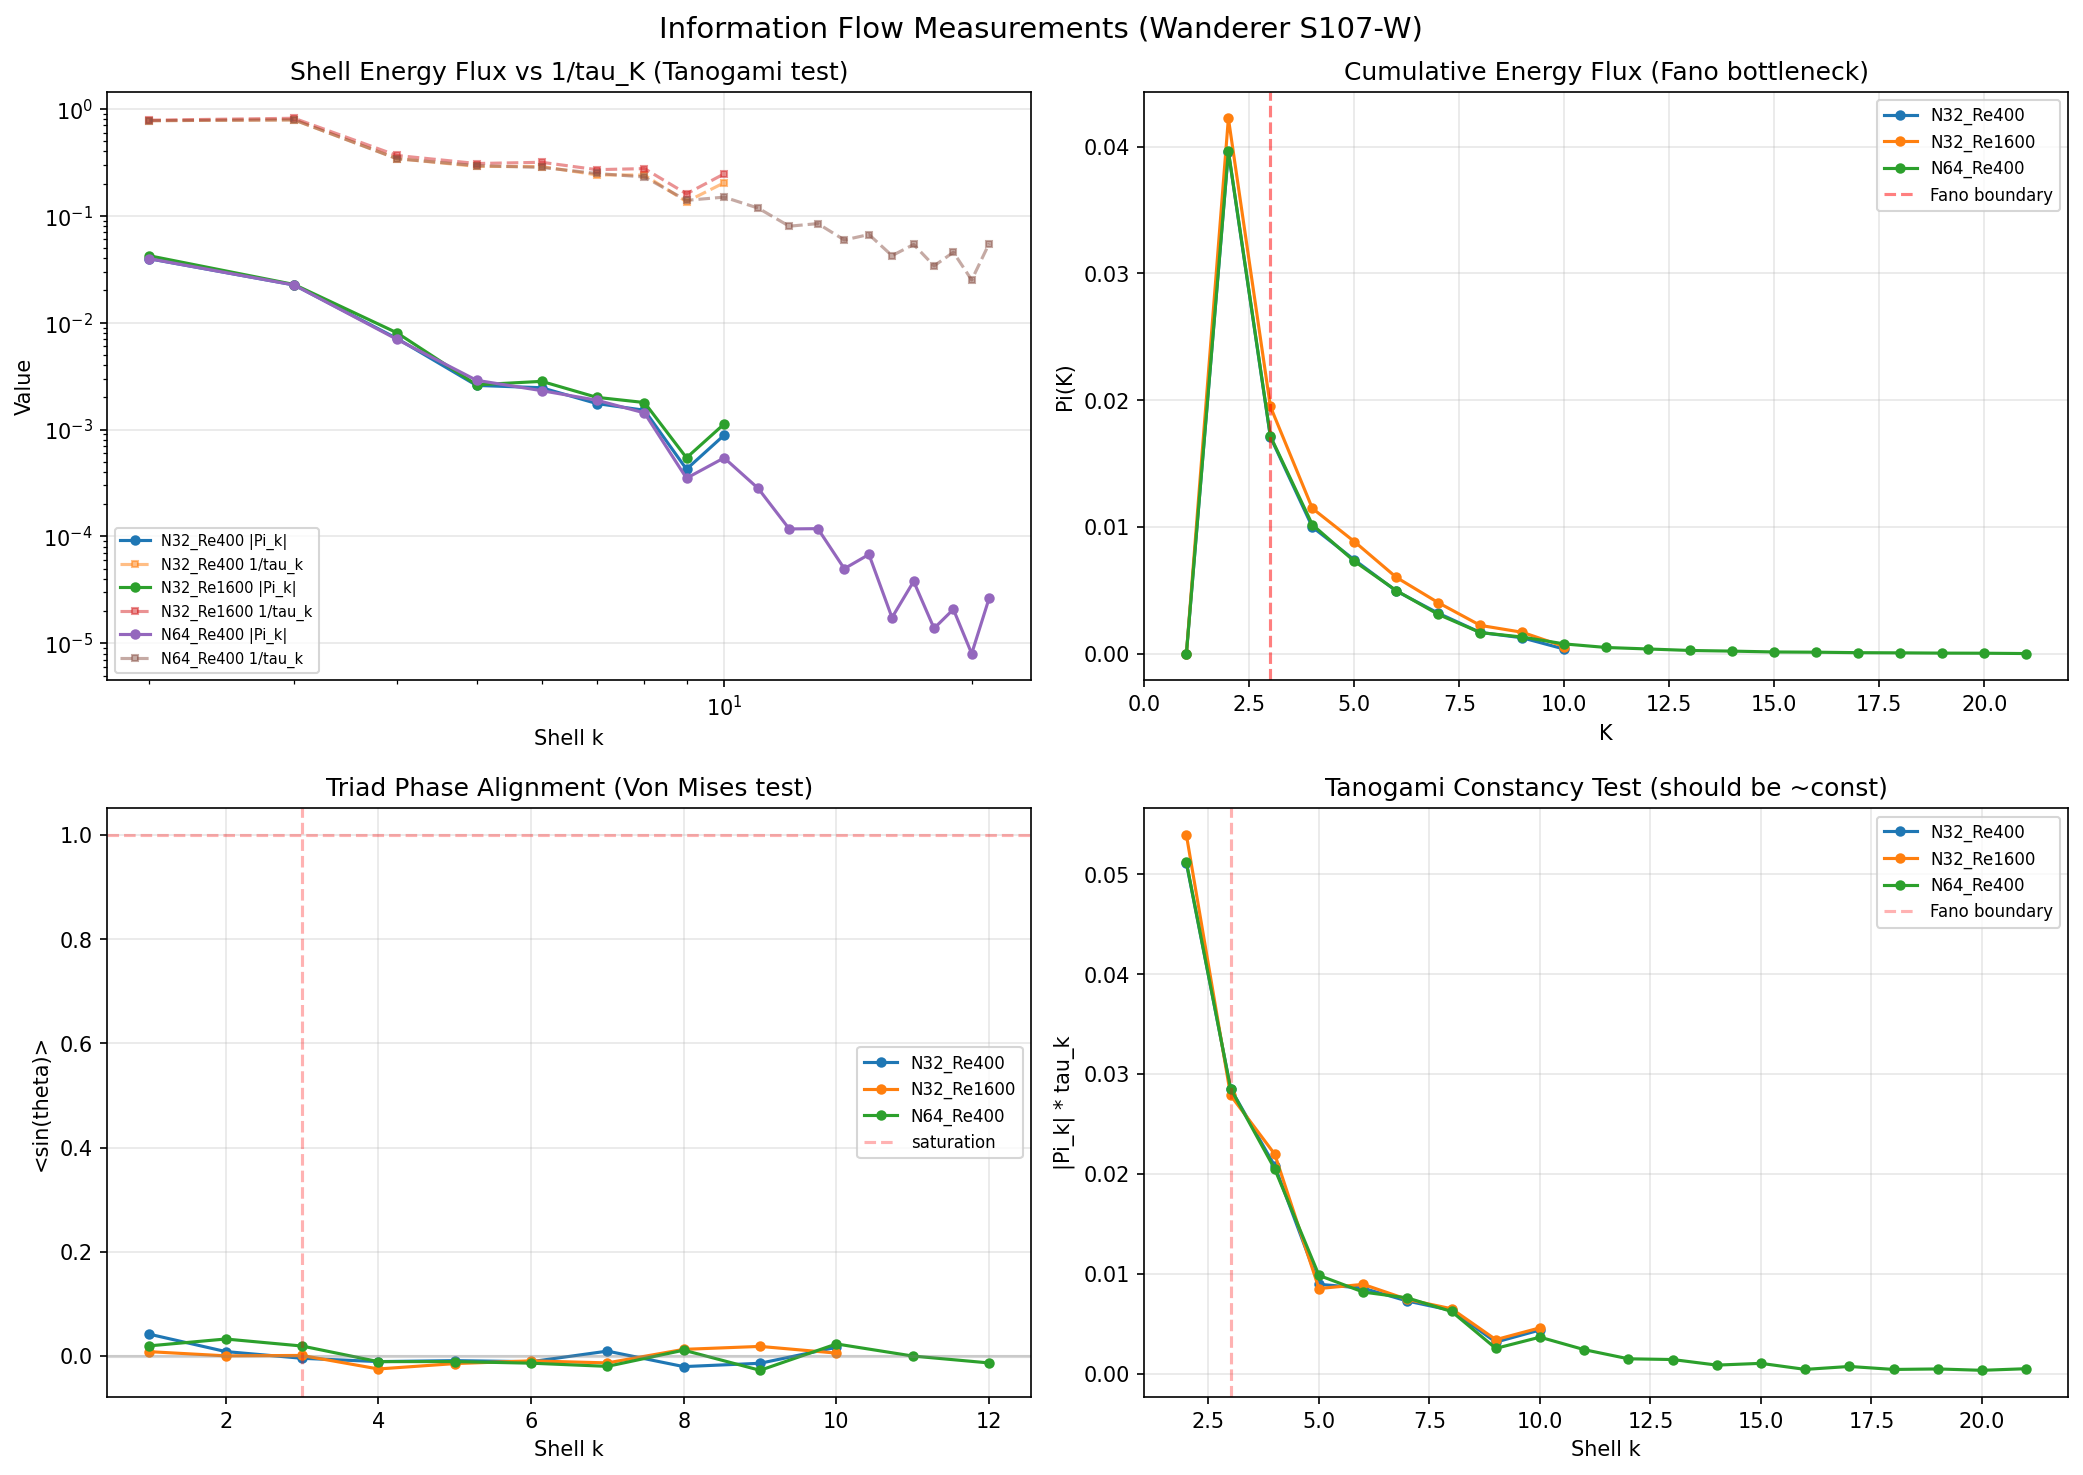

Recreate this plot in Python.
"""
WANDERER S107-W: Three Information-Theoretic Measurements
=========================================================
1. Energy flux Pi_K (proxy for I_K) — does it scale as 1/tau_K?
2. Fano bottleneck — is k<=3 anomalously LOW in information transfer?
3. <sin(theta)> across shells — Von Mises prediction test

Based on Tanogami & Araki 2025 (arXiv:2408.03635):
  I_K = sigma_dot_K (information flow = phase-space contraction rate)
  I_K <= C * K * <|u_K|^p>^{1/p}

And Benavides & Bustamante (arXiv:2507.03397):
  Triad phase theta_n controls cascade direction: Pi ~ sin(theta)
  Von Mises statistics: P(theta) ~ exp[kappa * sin(theta)]
"""

import numpy as np
from numpy.fft import fftn, ifftn, fftfreq
import matplotlib
matplotlib.use('Agg')
import matplotlib.pyplot as plt
import time as clock


def P(*args, **kwargs):
    print(*args, **kwargs, flush=True)


class SpectralNS:
    def __init__(self, N, nu):
        self.N = N
        self.nu = nu
        k1d = fftfreq(N, d=1.0/N)
        self.kx, self.ky, self.kz = np.meshgrid(k1d, k1d, k1d, indexing='ij')
        self.k2 = self.kx**2 + self.ky**2 + self.kz**2
        self.k2_safe = self.k2.copy()
        self.k2_safe[0,0,0] = 1.0
        self.kmag = np.sqrt(self.k2_safe)
        kmax = N // 3
        self.mask = ((np.abs(self.kx) <= kmax) &
                     (np.abs(self.ky) <= kmax) &
                     (np.abs(self.kz) <= kmax)).astype(float)

    def leray_project(self, fx, fy, fz):
        kdotf = self.kx*fx + self.ky*fy + self.kz*fz
        fx = fx - self.kx * kdotf / self.k2_safe
        fy = fy - self.ky * kdotf / self.k2_safe
        fz = fz - self.kz * kdotf / self.k2_safe
        return fx, fy, fz

    def taylor_green_ic(self):
        N = self.N
        x = np.linspace(0, 2*np.pi, N, endpoint=False)
        X, Y, Z = np.meshgrid(x, x, x, indexing='ij')
        ux = np.sin(X) * np.cos(Y) * np.cos(Z)
        uy = -np.cos(X) * np.sin(Y) * np.cos(Z)
        uz = np.zeros_like(X)
        ux_hat = fftn(ux) * self.mask
        uy_hat = fftn(uy) * self.mask
        uz_hat = fftn(uz) * self.mask
        return self.leray_project(ux_hat, uy_hat, uz_hat)

    def nonlinear(self, ux_hat, uy_hat, uz_hat):
        m = self.mask
        ux = np.real(ifftn(ux_hat * m))
        uy = np.real(ifftn(uy_hat * m))
        uz = np.real(ifftn(uz_hat * m))
        ikx, iky, ikz = 1j*self.kx, 1j*self.ky, 1j*self.kz
        dux_dx = np.real(ifftn(ikx*ux_hat*m))
        dux_dy = np.real(ifftn(iky*ux_hat*m))
        dux_dz = np.real(ifftn(ikz*ux_hat*m))
        duy_dx = np.real(ifftn(ikx*uy_hat*m))
        duy_dy = np.real(ifftn(iky*uy_hat*m))
        duy_dz = np.real(ifftn(ikz*uy_hat*m))
        duz_dx = np.real(ifftn(ikx*uz_hat*m))
        duz_dy = np.real(ifftn(iky*uz_hat*m))
        duz_dz = np.real(ifftn(ikz*uz_hat*m))
        nlx = -(ux*dux_dx + uy*dux_dy + uz*dux_dz)
        nly = -(ux*duy_dx + uy*duy_dy + uz*duy_dz)
        nlz = -(ux*duz_dx + uy*duz_dy + uz*duz_dz)
        nlx_hat = fftn(nlx) * m
        nly_hat = fftn(nly) * m
        nlz_hat = fftn(nlz) * m
        return self.leray_project(nlx_hat, nly_hat, nlz_hat)

    def rk4_step(self, ux, uy, uz, dt):
        def rhs(ux, uy, uz):
            nlx, nly, nlz = self.nonlinear(ux, uy, uz)
            return (nlx - self.nu*self.k2*ux,
                    nly - self.nu*self.k2*uy,
                    nlz - self.nu*self.k2*uz)
        k1x, k1y, k1z = rhs(ux, uy, uz)
        k2x, k2y, k2z = rhs(ux+dt/2*k1x, uy+dt/2*k1y, uz+dt/2*k1z)
        k3x, k3y, k3z = rhs(ux+dt/2*k2x, uy+dt/2*k2y, uz+dt/2*k2z)
        k4x, k4y, k4z = rhs(ux+dt*k3x, uy+dt*k3y, uz+dt*k3z)
        ux_new = ux + dt/6*(k1x + 2*k2x + 2*k3x + k4x)
        uy_new = uy + dt/6*(k1y + 2*k2y + 2*k3y + k4y)
        uz_new = uz + dt/6*(k1z + 2*k2z + 2*k3z + k4z)
        return self.leray_project(ux_new, uy_new, uz_new)


def compute_shell_energy_flux(ns, ux_hat, uy_hat, uz_hat, max_k=None):
    """
    Compute energy flux Pi_K through each shell K.
    Pi_K = sum over modes k with |k| in shell K of Re[u*(k) . NL(k)]
    This is the energy transfer INTO shell K from all other shells.

    Also compute phase-space contraction proxy:
    sigma_dot_K ~ sum of |partial F_i / partial x_i| for modes at shell K
    """
    nlx, nly, nlz = ns.nonlinear(ux_hat, uy_hat, uz_hat)
    norm = 1.0 / ns.N**6

    # Per-mode energy transfer: Re[u*(k) . NL(k)]
    transfer_per_mode = 2 * np.real(
        np.conj(ux_hat)*nlx + np.conj(uy_hat)*nly + np.conj(uz_hat)*nlz
    ) * norm

    # Per-mode energy
    E_per_mode = (np.abs(ux_hat)**2 + np.abs(uy_hat)**2 + np.abs(uz_hat)**2) * norm

    kmag = ns.kmag.copy()
    kmag[0,0,0] = 0.0
    if max_k is None:
        max_k = ns.N // 3

    results = []
    for k_target in range(1, max_k + 1):
        shell = (kmag >= k_target - 0.5) & (kmag < k_target + 0.5)
        if not np.any(shell):
            results.append({'k': k_target, 'Pi': 0, 'E_k': 0, 'u_k': 0, 'tau_k': np.inf, 'n': 0})
            continue

        Pi_k = np.sum(transfer_per_mode[shell])  # energy flux into shell
        E_k = np.sum(E_per_mode[shell])
        u_k = np.sqrt(E_k) if E_k > 0 else 0  # characteristic velocity
        tau_k = 1.0 / (k_target * u_k) if u_k > 1e-30 else np.inf  # eddy turnover time
        n_modes = int(np.sum(shell))

        results.append({
            'k': k_target, 'Pi': Pi_k, 'E_k': E_k, 'u_k': u_k,
            'tau_k': tau_k, 'n': n_modes
        })

    return results


def compute_cumulative_flux(ns, ux_hat, uy_hat, uz_hat, max_k=None):
    """
    Cumulative energy flux Pi(K) = rate of energy transfer from modes |k|<K to |k|>K.
    This is the standard energy flux used in Kolmogorov theory.
    Pi(K) = -sum_{|k|<K} Re[u*(k) . NL(k)]
    """
    nlx, nly, nlz = ns.nonlinear(ux_hat, uy_hat, uz_hat)
    norm = 1.0 / ns.N**6

    transfer = 2 * np.real(
        np.conj(ux_hat)*nlx + np.conj(uy_hat)*nly + np.conj(uz_hat)*nlz
    ) * norm

    kmag = ns.kmag.copy()
    kmag[0,0,0] = 0.0
    if max_k is None:
        max_k = ns.N // 3

    fluxes = []
    for K in range(1, max_k + 1):
        low = kmag < K + 0.5
        Pi_K = -np.sum(transfer[low])  # minus sign: flux OUT of low modes
        fluxes.append((K, Pi_K))

    return fluxes


def compute_triad_phases(ns, ux_hat, uy_hat, uz_hat, max_k=8):
    """
    Compute triad phases for triads k + p = q.
    The "triad phase" theta = arg(T(k,p,q)) where T is the triple correlation.

    For scalar simplification: project velocity onto k-direction,
    theta(k,p,q) = phase(u_k) + phase(u_p) - phase(u_q)

    We use the helical projection: a(k) = u_hat(k) . e_+(k)
    Then theta = arg(a_k) + arg(a_p) - arg(a_q)

    Collect sin(theta) statistics per shell.
    """
    N = ns.N
    kmag = ns.kmag.copy()
    kmag[0,0,0] = 0.0

    # Helical projection: a(k) = u . (e1 + i*e2)/sqrt(2)
    khat_x = ns.kx / ns.kmag
    khat_y = ns.ky / ns.kmag
    khat_z = ns.kz / ns.kmag

    e1x = khat_y * 1.0
    e1y = -khat_x * 1.0
    e1z = np.zeros_like(khat_z)
    e1_mag = np.sqrt(e1x**2 + e1y**2 + e1z**2)
    par = e1_mag < 1e-10
    e1x[par] = -khat_z[par]
    e1y[par] = 0.0
    e1z[par] = khat_x[par]
    e1_mag = np.sqrt(e1x**2 + e1y**2 + e1z**2)
    e1_mag[e1_mag < 1e-30] = 1.0
    e1x /= e1_mag; e1y /= e1_mag; e1z /= e1_mag

    e2x = khat_y*e1z - khat_z*e1y
    e2y = khat_z*e1x - khat_x*e1z
    e2z = khat_x*e1y - khat_y*e1x

    # Helical amplitude (positive helicity)
    a_plus = (ux_hat*e1x + uy_hat*e1y + uz_hat*e1z
              - 1j*(ux_hat*e2x + uy_hat*e2y + uz_hat*e2z)) / np.sqrt(2)

    # Phase of helical amplitude
    phase = np.angle(a_plus)
    amplitude = np.abs(a_plus)

    # Build shell lists
    kmax = min(max_k, N//3)
    shell_modes = {}
    k1d = fftfreq(N, d=1.0/N)
    for ix in range(N):
        for iy in range(N):
            for iz in range(N):
                kv = np.array([k1d[ix], k1d[iy], k1d[iz]])
                km = np.sqrt(np.sum(kv**2))
                if km < 0.5 or km > kmax + 0.5:
                    continue
                shell = int(round(km))
                if shell < 1 or shell > kmax:
                    continue
                if shell not in shell_modes:
                    shell_modes[shell] = []
                shell_modes[shell].append((ix, iy, iz, kv, phase[ix,iy,iz], amplitude[ix,iy,iz]))

    # Sample triads k + p = q within nearby shells
    # For each shell pair (s1, s2), find triads where k in s1, p in s2, q = k+p
    triad_phases = {s: [] for s in range(1, kmax+1)}

    for s1 in range(1, min(kmax//2+1, kmax)):
        modes1 = shell_modes.get(s1, [])
        if len(modes1) == 0:
            continue
        # Sample subset to keep computation tractable
        if len(modes1) > 50:
            idx1 = np.random.choice(len(modes1), 50, replace=False)
            modes1_sample = [modes1[i] for i in idx1]
        else:
            modes1_sample = modes1

        for s2 in range(s1, min(s1+3, kmax)):  # nearby shells only (local triads)
            modes2 = shell_modes.get(s2, [])
            if len(modes2) == 0:
                continue
            if len(modes2) > 50:
                idx2 = np.random.choice(len(modes2), 50, replace=False)
                modes2_sample = [modes2[i] for i in idx2]
            else:
                modes2_sample = modes2

            for ix1, iy1, iz1, kv1, ph1, amp1 in modes1_sample:
                if amp1 < 1e-20:
                    continue
                for ix2, iy2, iz2, kv2, ph2, amp2 in modes2_sample:
                    if amp2 < 1e-20:
                        continue
                    # q = k + p
                    qv = kv1 + kv2
                    qm = np.sqrt(np.sum(qv**2))
                    sq = int(round(qm))
                    if sq < 1 or sq > kmax:
                        continue

                    # Get phase at q
                    iq = (int(round(qv[0])) % N, int(round(qv[1])) % N, int(round(qv[2])) % N)
                    ph3 = phase[iq]
                    amp3 = amplitude[iq]
                    if amp3 < 1e-20:
                        continue

                    # Triad phase: theta = phi_k + phi_p - phi_q
                    theta = ph1 + ph2 - ph3
                    # Weight by amplitude product
                    weight = amp1 * amp2 * amp3

                    # Assign to the output shell (q)
                    triad_phases[sq].append((theta, weight))

    # Compute statistics per shell
    results = {}
    for s in range(1, kmax+1):
        phases = triad_phases.get(s, [])
        if len(phases) == 0:
            results[s] = {'n_triads': 0, 'mean_sin': 0, 'mean_cos': 0,
                          'R': 0, 'mean_sin_weighted': 0}
            continue

        thetas = np.array([p[0] for p in phases])
        weights = np.array([p[1] for p in phases])
        weights /= np.sum(weights) if np.sum(weights) > 0 else 1.0

        results[s] = {
            'n_triads': len(thetas),
            'mean_sin': np.mean(np.sin(thetas)),
            'mean_cos': np.mean(np.cos(thetas)),
            'R': np.sqrt(np.mean(np.sin(thetas))**2 + np.mean(np.cos(thetas))**2),
            'mean_sin_weighted': np.sum(weights * np.sin(thetas)),
        }

    return results


# ============================================================
# MAIN
# ============================================================

P("="*72)
P("  WANDERER S107-W: Information Flow Measurements")
P("="*72)

experiments = [
    ('N32_Re400', 32, 400, 0.001, 3.0),
    ('N32_Re1600', 32, 1600, 0.0005, 3.0),
    ('N64_Re400', 64, 400, 0.001, 3.0),
]

all_results = {}

for label, N, Re, dt, t_final in experiments:
    P(f"\n--- {label} ---")
    nu = 1.0 / Re
    ns = SpectralNS(N, nu)
    ux, uy, uz = ns.taylor_green_ic()

    n_steps = int(t_final / dt)
    snapshots = [1.0, 2.0, 3.0]
    snap_steps = {int(t/dt): t for t in snapshots}

    t0 = clock.time()
    exp_results = {}

    for step in range(1, n_steps + 1):
        ux, uy, uz = ns.rk4_step(ux, uy, uz, dt)

        if step in snap_steps:
            t = snap_steps[step]
            elapsed = clock.time() - t0

            # Measurement 1: Shell energy flux
            shell_flux = compute_shell_energy_flux(ns, ux, uy, uz)

            # Measurement 2: Cumulative flux
            cum_flux = compute_cumulative_flux(ns, ux, uy, uz)

            # Measurement 3: Triad phases
            max_k_phase = min(N//3, 12)
            triad_stats = compute_triad_phases(ns, ux, uy, uz, max_k=max_k_phase)

            exp_results[t] = {
                'shell_flux': shell_flux,
                'cum_flux': cum_flux,
                'triad_stats': triad_stats,
            }
            P(f"  t={t:.1f}: measured (elapsed={elapsed:.0f}s)")

        if step % 500 == 0 and step not in snap_steps:
            elapsed = clock.time() - t0
            P(f"  [step {step}, t={step*dt:.3f}, elapsed={elapsed:.0f}s]")

    all_results[label] = exp_results

# ============================================================
# ANALYSIS
# ============================================================

P("\n" + "="*72)
P("  MEASUREMENT 1: Energy Flux vs 1/tau_K")
P("="*72)

for label, exp_results in all_results.items():
    t_key = max(exp_results.keys())
    shell_flux = exp_results[t_key]['shell_flux']
    P(f"\n  {label} at t={t_key:.1f}:")
    P(f"  {'k':>4}  {'Pi_k':>12}  {'E_k':>12}  {'u_k':>10}  {'tau_k':>10}  {'|Pi|*tau':>10}  {'n':>6}")
    for sf in shell_flux:
        k = sf['k']
        if sf['E_k'] < 1e-30:
            continue
        Pi_tau = abs(sf['Pi']) * sf['tau_k'] if sf['tau_k'] < 1e10 else 0
        P(f"  {k:4d}  {sf['Pi']:12.6f}  {sf['E_k']:12.6f}  {sf['u_k']:10.6f}  "
          f"{sf['tau_k']:10.4f}  {Pi_tau:10.6f}  {sf['n']:6d}")

    # Tanogami prediction: I_K ~ C/tau_K, so |Pi_K| * tau_K should be roughly constant
    P(f"\n  Tanogami test: if |Pi_K| ~ 1/tau_K, then |Pi_K|*tau_K = const")

P("\n" + "="*72)
P("  MEASUREMENT 2: Cumulative Flux Pi(K) — Fano Bottleneck Test")
P("="*72)

for label, exp_results in all_results.items():
    t_key = max(exp_results.keys())
    cum_flux = exp_results[t_key]['cum_flux']
    P(f"\n  {label} at t={t_key:.1f}:")
    P(f"  {'K':>4}  {'Pi(K)':>12}  {'note':>20}")
    for K, Pi_K in cum_flux:
        note = "<-- FANO" if K <= 3 else ""
        P(f"  {K:4d}  {Pi_K:12.8f}  {note:>20}")

P("\n" + "="*72)
P("  MEASUREMENT 3: Triad Phases <sin(theta)> — Von Mises Test")
P("="*72)

for label, exp_results in all_results.items():
    t_key = max(exp_results.keys())
    triad_stats = exp_results[t_key]['triad_stats']
    P(f"\n  {label} at t={t_key:.1f}:")
    P(f"  {'k':>4}  {'n_triads':>10}  {'<sin>':>10}  {'<cos>':>10}  {'R':>10}  {'<sin>_w':>10}")
    for k in sorted(triad_stats.keys()):
        ts = triad_stats[k]
        if ts['n_triads'] == 0:
            continue
        P(f"  {k:4d}  {ts['n_triads']:10d}  {ts['mean_sin']:10.4f}  {ts['mean_cos']:10.4f}  "
          f"{ts['R']:10.4f}  {ts['mean_sin_weighted']:10.4f}")

    # Von Mises prediction: <sin(theta)> > 0 for forward cascade
    P(f"\n  Von Mises test: <sin(theta)> > 0 means forward cascade")
    P(f"  <sin(theta)> < 1 means partial alignment (not saturated)")

# ============================================================
# PLOTS
# ============================================================

P("\n  Generating plots...")
outdir = 'Fluid-Resonance/scripts/wip'

fig, axes = plt.subplots(2, 2, figsize=(14, 10))

# Plot 1: |Pi_k| vs k with 1/tau_k reference
ax = axes[0, 0]
for label, exp_results in all_results.items():
    t_key = max(exp_results.keys())
    sf = exp_results[t_key]['shell_flux']
    ks = [s['k'] for s in sf if s['E_k'] > 1e-30]
    pis = [abs(s['Pi']) for s in sf if s['E_k'] > 1e-30]
    inv_tau = [1.0/s['tau_k'] if s['tau_k'] < 1e10 else 0 for s in sf if s['E_k'] > 1e-30]
    ax.loglog(ks, pis, 'o-', label=f'{label} |Pi_k|', markersize=4)
    ax.loglog(ks, inv_tau, 's--', label=f'{label} 1/tau_k', markersize=3, alpha=0.5)
ax.set_xlabel('Shell k')
ax.set_ylabel('Value')
ax.set_title('Shell Energy Flux vs 1/tau_K (Tanogami test)')
ax.legend(fontsize=7)
ax.grid(True, alpha=0.3)

# Plot 2: Cumulative flux Pi(K)
ax = axes[0, 1]
for label, exp_results in all_results.items():
    t_key = max(exp_results.keys())
    cf = exp_results[t_key]['cum_flux']
    ks = [c[0] for c in cf]
    pis = [c[1] for c in cf]
    ax.plot(ks, pis, 'o-', label=label, markersize=4)
ax.axvline(x=3, color='red', linestyle='--', alpha=0.5, label='Fano boundary')
ax.set_xlabel('K')
ax.set_ylabel('Pi(K)')
ax.set_title('Cumulative Energy Flux (Fano bottleneck)')
ax.legend(fontsize=8)
ax.grid(True, alpha=0.3)

# Plot 3: <sin(theta)> vs k
ax = axes[1, 0]
for label, exp_results in all_results.items():
    t_key = max(exp_results.keys())
    ts = exp_results[t_key]['triad_stats']
    ks = [k for k in sorted(ts.keys()) if ts[k]['n_triads'] > 10]
    sines = [ts[k]['mean_sin'] for k in ks]
    ax.plot(ks, sines, 'o-', label=label, markersize=4)
ax.axhline(y=0, color='gray', linestyle='-', alpha=0.3)
ax.axhline(y=1, color='red', linestyle='--', alpha=0.3, label='saturation')
ax.axvline(x=3, color='red', linestyle='--', alpha=0.3)
ax.set_xlabel('Shell k')
ax.set_ylabel('<sin(theta)>')
ax.set_title('Triad Phase Alignment (Von Mises test)')
ax.legend(fontsize=8)
ax.grid(True, alpha=0.3)

# Plot 4: |Pi_k| * tau_k vs k (should be constant if Tanogami holds)
ax = axes[1, 1]
for label, exp_results in all_results.items():
    t_key = max(exp_results.keys())
    sf = exp_results[t_key]['shell_flux']
    ks = [s['k'] for s in sf if s['E_k'] > 1e-30 and s['tau_k'] < 1e10]
    pi_tau = [abs(s['Pi'])*s['tau_k'] for s in sf if s['E_k'] > 1e-30 and s['tau_k'] < 1e10]
    ax.plot(ks, pi_tau, 'o-', label=label, markersize=4)
ax.axvline(x=3, color='red', linestyle='--', alpha=0.3, label='Fano boundary')
ax.set_xlabel('Shell k')
ax.set_ylabel('|Pi_k| * tau_k')
ax.set_title('Tanogami Constancy Test (should be ~const)')
ax.legend(fontsize=8)
ax.grid(True, alpha=0.3)

plt.suptitle("Information Flow Measurements (Wanderer S107-W)", fontsize=14)
plt.tight_layout()
plt.savefig(f'{outdir}/information_flow_test.png', dpi=150, bbox_inches='tight')
P(f"  Plot saved: {outdir}/information_flow_test.png")

# Time evolution plot
fig, axes = plt.subplots(1, 3, figsize=(16, 5))

for label, exp_results in all_results.items():
    times = sorted(exp_results.keys())
    cmap = plt.cm.viridis(np.linspace(0.2, 0.9, len(times)))

    # <sin(theta)> evolution
    ax = axes[0]
    for i, t in enumerate(times):
        ts = exp_results[t]['triad_stats']
        ks = [k for k in sorted(ts.keys()) if ts[k]['n_triads'] > 10]
        sines = [ts[k]['mean_sin'] for k in ks]
        if ks:
            ax.plot(ks, sines, 'o-', color=cmap[i], label=f'{label} t={t:.0f}', markersize=3)

axes[0].set_xlabel('Shell k')
axes[0].set_ylabel('<sin(theta)>')
axes[0].set_title('Phase Alignment Evolution')
axes[0].legend(fontsize=6)
axes[0].grid(True, alpha=0.3)

# Cumulative flux evolution
ax = axes[1]
for label, exp_results in all_results.items():
    times = sorted(exp_results.keys())
    cmap = plt.cm.viridis(np.linspace(0.2, 0.9, len(times)))
    for i, t in enumerate(times):
        cf = exp_results[t]['cum_flux']
        ks = [c[0] for c in cf]
        pis = [c[1] for c in cf]
        ax.plot(ks, pis, '-', color=cmap[i], label=f'{label} t={t:.0f}', linewidth=1)
ax.axvline(x=3, color='red', linestyle='--', alpha=0.3)
ax.set_xlabel('K')
ax.set_ylabel('Pi(K)')
ax.set_title('Cumulative Flux Evolution')
ax.legend(fontsize=6)
ax.grid(True, alpha=0.3)

# |Pi_k|*tau_k evolution
ax = axes[2]
for label, exp_results in all_results.items():
    times = sorted(exp_results.keys())
    cmap = plt.cm.viridis(np.linspace(0.2, 0.9, len(times)))
    for i, t in enumerate(times):
        sf = exp_results[t]['shell_flux']
        ks = [s['k'] for s in sf if s['E_k'] > 1e-30 and s['tau_k'] < 1e10]
        pt = [abs(s['Pi'])*s['tau_k'] for s in sf if s['E_k'] > 1e-30 and s['tau_k'] < 1e10]
        if ks:
            ax.plot(ks, pt, 'o-', color=cmap[i], label=f'{label} t={t:.0f}', markersize=3)
ax.axvline(x=3, color='red', linestyle='--', alpha=0.3)
ax.set_xlabel('Shell k')
ax.set_ylabel('|Pi_k| * tau_k')
ax.set_title('Tanogami Constancy Evolution')
ax.legend(fontsize=6)
ax.grid(True, alpha=0.3)

plt.tight_layout()
plt.savefig(f'{outdir}/information_flow_evolution.png', dpi=150, bbox_inches='tight')
P(f"  Plot saved: {outdir}/information_flow_evolution.png")

P("\n  DONE.")
